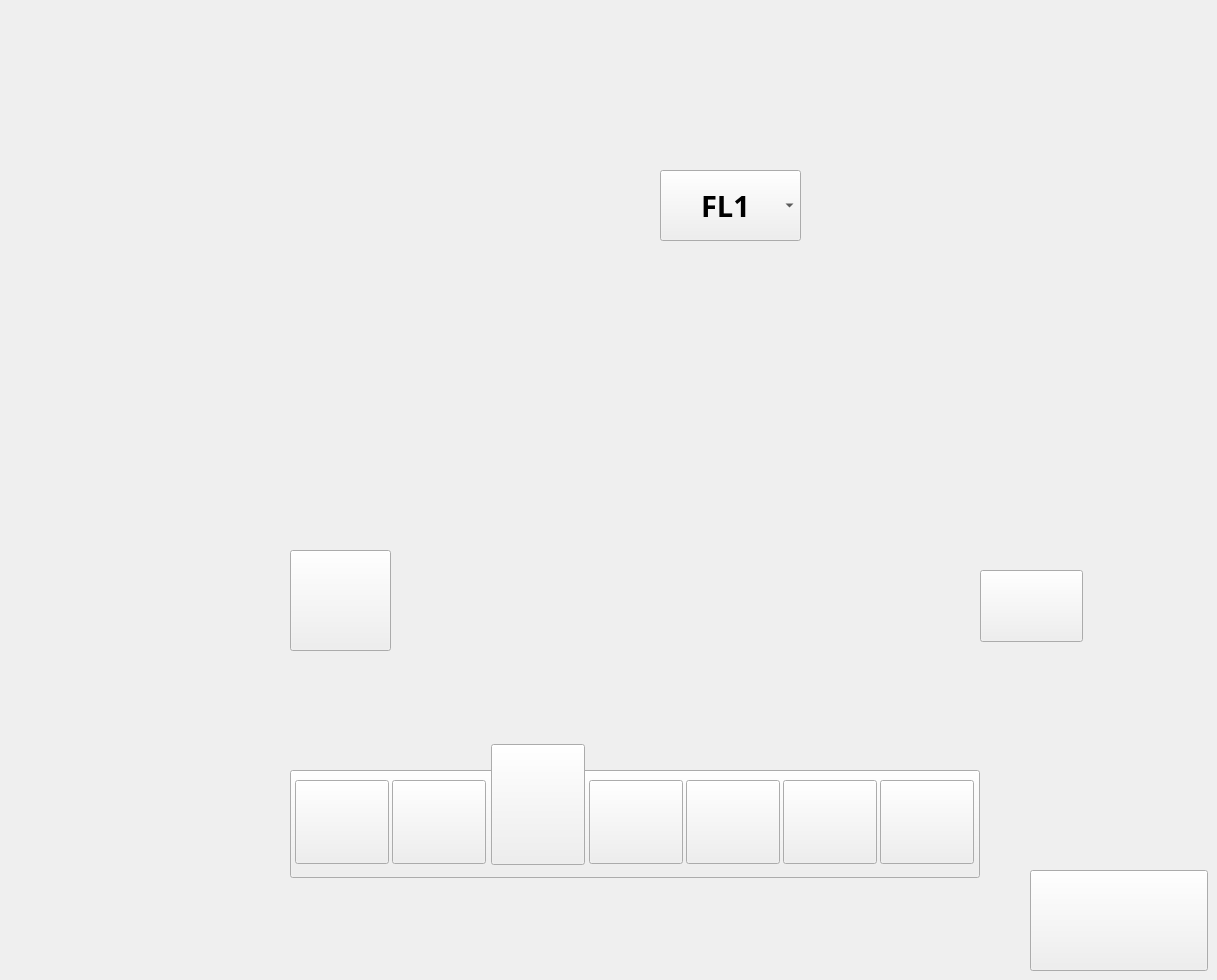
     <widget class="QWidget" name="RejectSetting04">
      <property name="font">
       <font>
        <family>Satoshi Variable</family>
        <pointsize>18</pointsize>
       </font>
      </property>
      <property name="styleSheet">
       <string notr="true">#RejectSetting04{
border-image: url(:/PNG/03 - FL Machine Setting - Reject Setting - All Pages-05.jpg);
}</string>
      </property>
      <widget class="QPushButton" name="DS_108">
       <property name="geometry">
        <rect>
         <x>392</x>
         <y>780</y>
         <width>94</width>
         <height>84</height>
        </rect>
       </property>
       <property name="styleSheet">
        <string notr="true">border-image: url(:/PNG/Asset 8.png);</string>
       </property>
       <property name="text">
        <string/>
       </property>
      </widget>
      <widget class="QPushButton" name="ES_101">
       <property name="geometry">
        <rect>
         <x>783</x>
         <y>780</y>
         <width>94</width>
         <height>84</height>
        </rect>
       </property>
       <property name="styleSheet">
        <string notr="true">border-image: url(:/PNG/Asset 12.png);</string>
       </property>
       <property name="text">
        <string/>
       </property>
      </widget>
      <widget class="QPushButton" name="Mesure_116">
       <property name="geometry">
        <rect>
         <x>686</x>
         <y>780</y>
         <width>94</width>
         <height>84</height>
        </rect>
       </property>
       <property name="styleSheet">
        <string notr="true">border-image: url(:/PNG/Asset 11.png);</string>
       </property>
       <property name="text">
        <string/>
       </property>
      </widget>
      <widget class="QPushButton" name="Back_108">
       <property name="geometry">
        <rect>
         <x>290</x>
         <y>770</y>
         <width>690</width>
         <height>108</height>
        </rect>
       </property>
       <property name="styleSheet">
        <string notr="true">border-image: url(:/PNG/Asset 2.png);</string>
       </property>
       <property name="text">
        <string/>
       </property>
      </widget>
      <widget class="QPushButton" name="Mesure_117">
       <property name="geometry">
        <rect>
         <x>589</x>
         <y>780</y>
         <width>94</width>
         <height>84</height>
        </rect>
       </property>
       <property name="styleSheet">
        <string notr="true">border-image: url(:/PNG/Asset 10.png);</string>
       </property>
       <property name="text">
        <string/>
       </property>
      </widget>
      <widget class="QPushButton" name="pushButton_269">
       <property name="geometry">
        <rect>
         <x>491</x>
         <y>744</y>
         <width>94</width>
         <height>121</height>
        </rect>
       </property>
       <property name="styleSheet">
        <string notr="true">border-image: url(:/PNG/34t.png);</string>
       </property>
       <property name="text">
        <string/>
       </property>
      </widget>
      <widget class="QPushButton" name="pushButton_270">
       <property name="geometry">
        <rect>
         <x>880</x>
         <y>780</y>
         <width>94</width>
         <height>84</height>
        </rect>
       </property>
       <property name="styleSheet">
        <string notr="true">border-image: url(:/PNG/Asset 13.png);</string>
       </property>
       <property name="text">
        <string/>
       </property>
      </widget>
      <widget class="QPushButton" name="OS_108">
       <property name="geometry">
        <rect>
         <x>295</x>
         <y>780</y>
         <width>94</width>
         <height>84</height>
        </rect>
       </property>
       <property name="styleSheet">
        <string notr="true">border-image: url(:/PNG/Asset 7.png);</string>
       </property>
       <property name="text">
        <string/>
       </property>
      </widget>
      <widget class="QPushButton" name="Done_RS">
       <property name="geometry">
        <rect>
         <x>980</x>
         <y>570</y>
         <width>103</width>
         <height>72</height>
        </rect>
       </property>
       <property name="styleSheet">
        <string notr="true">#Done_RS{
border-image: url(:/PNG/Asset 29.png);
}</string>
       </property>
       <property name="text">
        <string/>
       </property>
      </widget>
      <widget class="QLineEdit" name="RejectDelay_RS">
       <property name="geometry">
        <rect>
         <x>370</x>
         <y>337</y>
         <width>81</width>
         <height>61</height>
        </rect>
       </property>
       <property name="font">
        <font>
         <family>Yu Gothic UI Semibold</family>
         <pointsize>18</pointsize>
         <bold>true</bold>
        </font>
       </property>
       <property name="styleSheet">
        <string notr="true">background-color: rgba(255, 255, 255,0%);
	color: rgb(0, 0, 0);</string>
       </property>
       <property name="text">
        <string/>
       </property>
       <property name="maxLength">
        <number>5</number>
       </property>
       <property name="frame">
        <bool>false</bool>
       </property>
       <property name="alignment">
        <set>Qt::AlignmentFlag::AlignCenter</set>
       </property>
      </widget>
      <widget class="QPushButton" name="Keyboard_RejectSetting">
       <property name="geometry">
        <rect>
         <x>1030</x>
         <y>870</y>
         <width>178</width>
         <height>101</height>
        </rect>
       </property>
       <property name="styleSheet">
        <string notr="true">#Keyboard_RejectSetting{
border-image: url(:/PNG/fhg.png);
}</string>
       </property>
       <property name="text">
        <string/>
       </property>
      </widget>
      <widget class="QPushButton" name="Test_RS">
       <property name="geometry">
        <rect>
         <x>290</x>
         <y>550</y>
         <width>101</width>
         <height>101</height>
        </rect>
       </property>
       <property name="styleSheet">
        <string notr="true">#Test_RS
{
border-image: url(:/PNG/wwwwwwwwww.png);
}</string>
       </property>
       <property name="text">
        <string/>
       </property>
      </widget>
      <widget class="QFrame" name="frame_41">
       <property name="geometry">
        <rect>
         <x>546</x>
         <y>320</y>
         <width>391</width>
         <height>321</height>
        </rect>
       </property>
       <property name="frameShape">
        <enum>QFrame::Shape::NoFrame</enum>
       </property>
       <property name="frameShadow">
        <enum>QFrame::Shadow::Raised</enum>
       </property>
       <widget class="QWidget" name="gridLayoutWidget_11">
        <property name="geometry">
         <rect>
          <x>0</x>
          <y>0</y>
          <width>391</width>
          <height>321</height>
         </rect>
        </property>
        <layout class="QGridLayout" name="FL2_RejectSetting_Camera_Layout"/>
       </widget>
      </widget>
      <widget class="QLineEdit" name="RejectTime_RS">
       <property name="geometry">
        <rect>
         <x>370</x>
         <y>420</y>
         <width>81</width>
         <height>61</height>
        </rect>
       </property>
       <property name="font">
        <font>
         <family>Yu Gothic UI Semibold</family>
         <pointsize>18</pointsize>
         <bold>true</bold>
        </font>
       </property>
       <property name="styleSheet">
        <string notr="true">background-color: rgba(255, 255, 255,0%);
	color: rgb(0, 0, 0);</string>
       </property>
       <property name="text">
        <string/>
       </property>
       <property name="maxLength">
        <number>5</number>
       </property>
       <property name="frame">
        <bool>false</bool>
       </property>
       <property name="alignment">
        <set>Qt::AlignmentFlag::AlignCenter</set>
       </property>
      </widget>
      <widget class="QComboBox" name="FL_Camera_Combo_4">
       <property name="geometry">
        <rect>
         <x>660</x>
         <y>170</y>
         <width>141</width>
         <height>71</height>
        </rect>
       </property>
       <property name="font">
        <font>
         <family>Yu Gothic UI Semibold</family>
         <pointsize>22</pointsize>
         <bold>true</bold>
        </font>
       </property>
       <property name="styleSheet">
        <string notr="true">#FL_Camera_Combo_4{
	color: rgb(0, 0, 0);
border-image: url(:/PNG/Asset00 2.png);
padding-left : 40px;
}

#FL_Camera_Combo_4::drop-down{
border-image: url(:/Image/Asset 2.png);
     width: 30px;
     border-width: 1px;
border-top-width: 0;
}</string>
       </property>
       <item>
        <property name="text">
         <string>FL1</string>
        </property>
       </item>
       <item>
        <property name="text">
         <string>FL2</string>
        </property>
       </item>
      </widget>
      <zorder>Back_108</zorder>
      <zorder>DS_108</zorder>
      <zorder>ES_101</zorder>
      <zorder>Mesure_116</zorder>
      <zorder>Mesure_117</zorder>
      <zorder>pushButton_269</zorder>
      <zorder>pushButton_270</zorder>
      <zorder>OS_108</zorder>
      <zorder>Done_RS</zorder>
      <zorder>RejectDelay_RS</zorder>
      <zorder>Keyboard_RejectSetting</zorder>
      <zorder>Test_RS</zorder>
      <zorder>frame_41</zorder>
      <zorder>RejectTime_RS</zorder>
      <zorder>FL_Camera_Combo_4</zorder>
     </widget>
